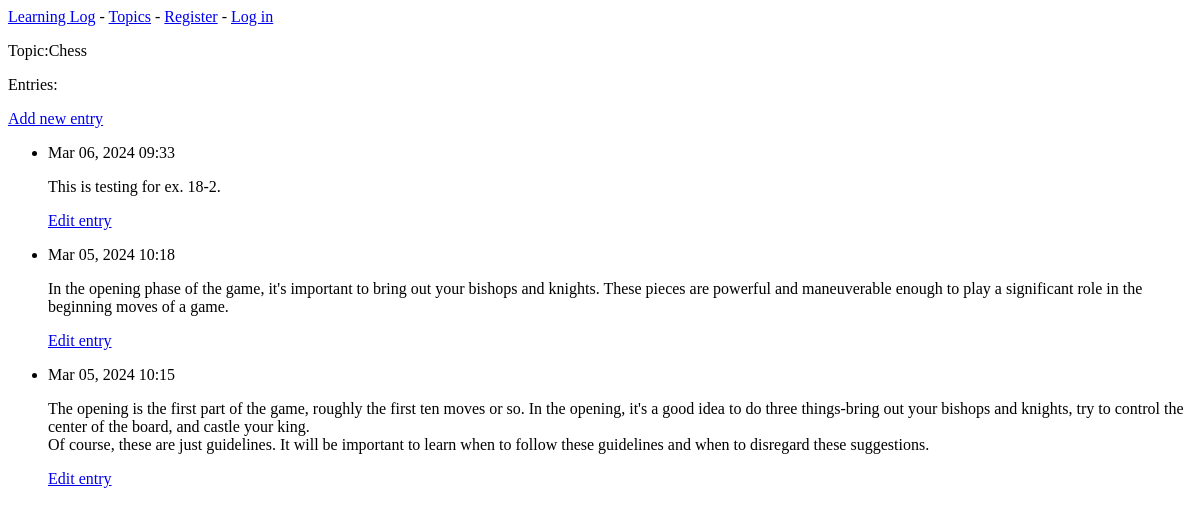
The page /topics/1/ on the database as committed earlier.
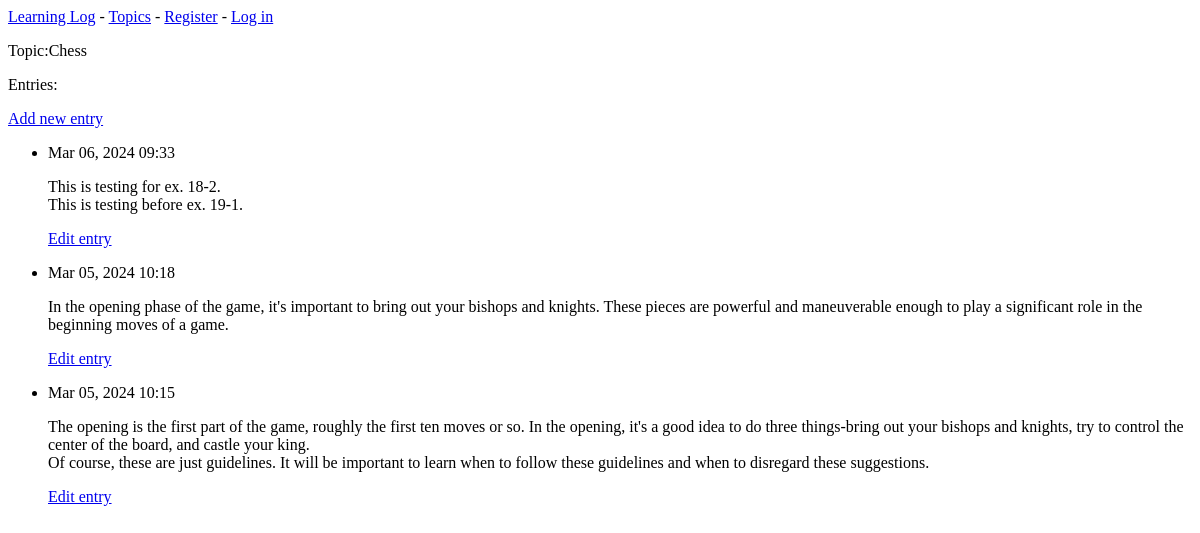
The same page on the database as committed later.
### learning_logs/models.py (models this page shows, shortened)
class Entry(models.Model):
    topic = models.ForeignKey(Topic, on_delete=models.CASCADE)
    text = models.TextField()
    date_added = models.DateTimeField(auto_now_add=True)
    class Meta:
        verbose_name_plural = 'entries'

### learning_logs/views.py (the view)
# urls.py: path('topics/<int:topic_id>/', views.topic, name='topic'),
def topic(request, topic_id):
    topic = Topic.objects.get(id=topic_id)
    entries = topic.entry_set.order_by('-date_added')
    context = {'topic': topic, 'entries':entries}
    return render(request, 'learning_logs/topic.html', context)

### learning_logs/models.py (called while the page is built)
    def __str__(self):
        return self.text

### learning_logs/templates/learning_logs/topic.html
{% extends 'learning_logs/base.html' %}
{% block content %}
<p>Topic:{{ topic }}</p>
<p>Entries:</p>
<p>
    <a href="{% url 'learning_logs:new_entry' topic.id %}">Add new entry</a>
<p>
<ul>
    {% for entry in entries %}
    <li>
        <p>{{ entry.date_added|date:'M d, Y H:i' }}</p>
        <p>{{ entry.text|linebreaks}}</p>
        <p>
            <a href="{% url 'learning_logs:edit_entry' entry.id %}">Edit entry</a>
        </p>
    </li>
    {% empty %}
    <li>There are no entries for topic yet.</li>
    {% endfor %}
</ul>
{% endblock content %}

Rows that differ between the two databases and show on the page:
changed Entry: text "This is testing for ex. 18-2." → "This is testing for ex. 18-2. This is testing before ex. 19-1."
